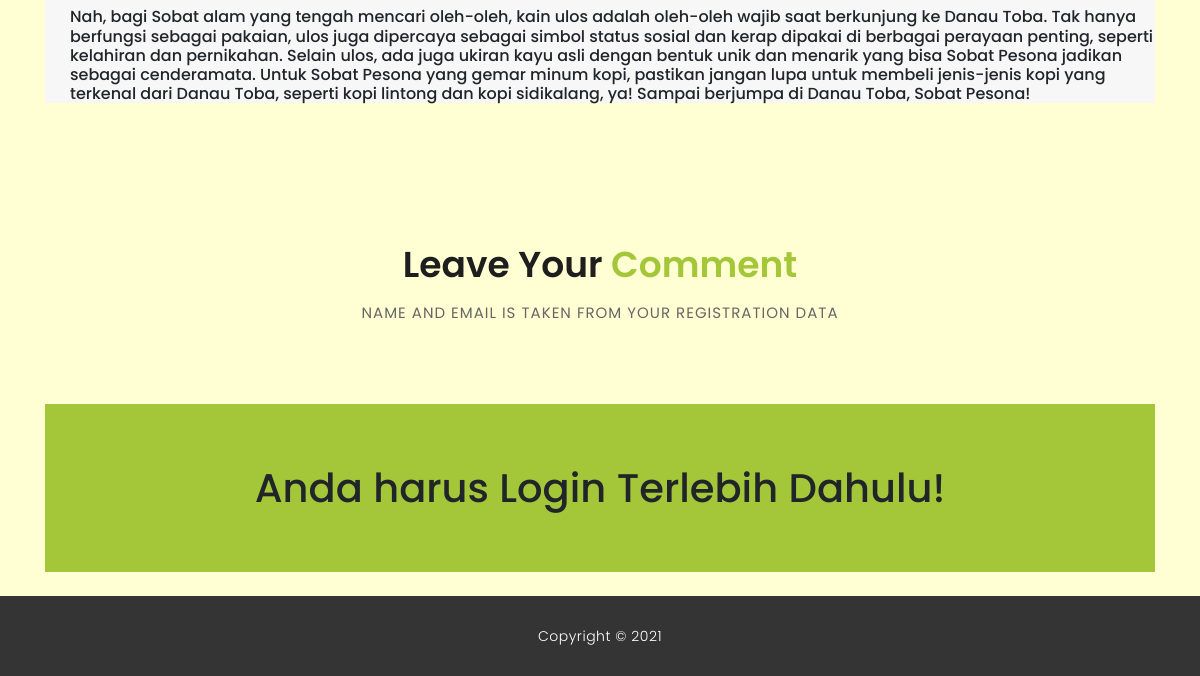
Before: /newsdetail.php?nid=36 (lower part) with the older database file.
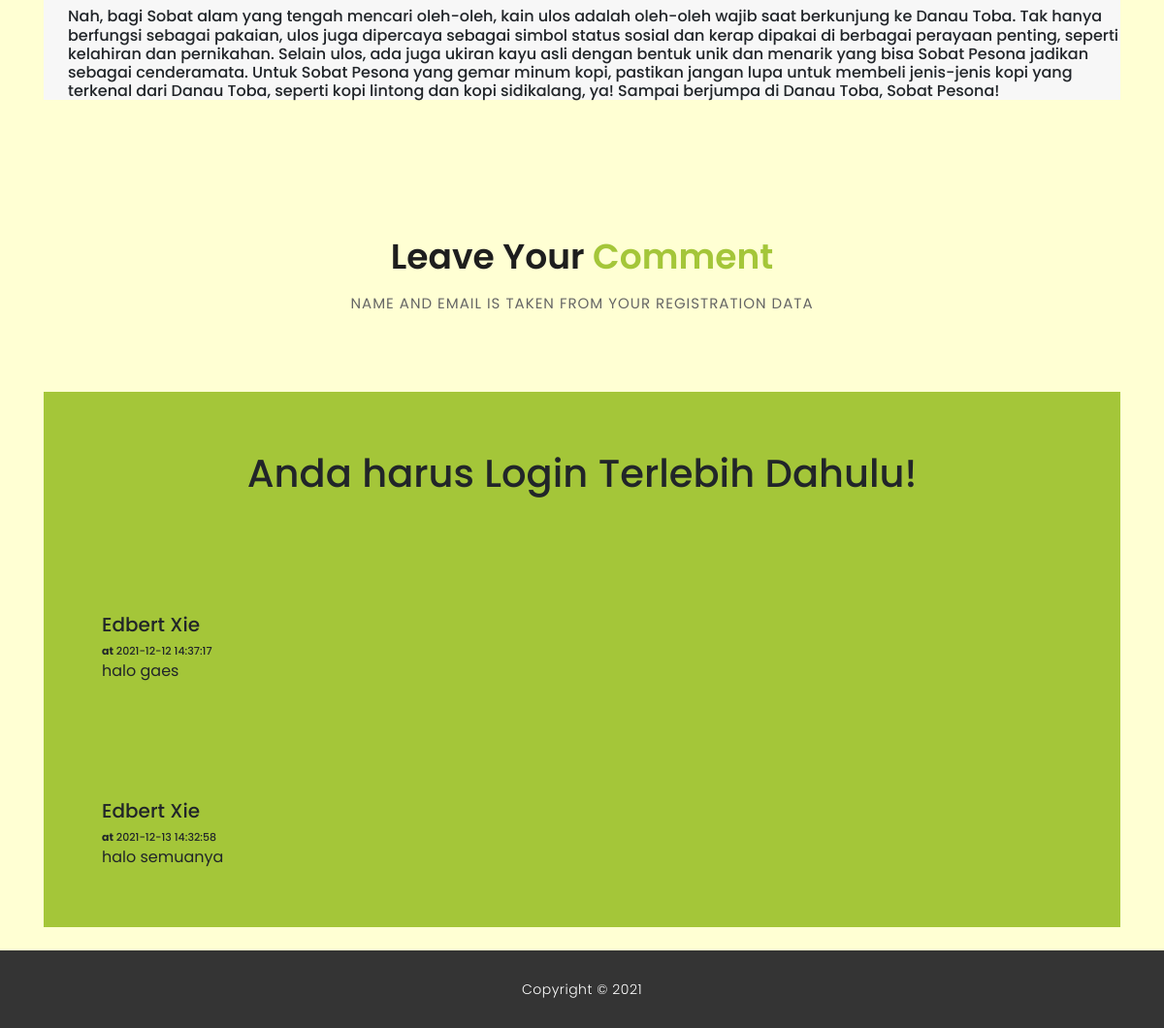
After: the same page with the newer database file.
### tables this page shows
CREATE TABLE `berita` (
  `id` int(11) NOT NULL,
  `judul` longtext DEFAULT NULL,
  `CategoryId` int(11) DEFAULT NULL,
  `ringkasan` text NOT NULL,
  `isiBerita` longtext DEFAULT NULL,
  `PostingDate` timestamp NULL DEFAULT current_timestamp(),
  `UpdationDate` timestamp NULL DEFAULT NULL ON UPDATE current_timestamp(),
  `Is_Active` int(1) DEFAULT NULL,
  `PostUrl` mediumtext DEFAULT NULL,
  `PostImage` varchar(255) DEFAULT NULL,
  `postedBy` varchar(255) DEFAULT NULL,
  `lastUpdatedBy` varchar(255) DEFAULT NULL
);

CREATE TABLE `komentar` (
  `id` int(11) NOT NULL,
  `postId` int(11) DEFAULT NULL,
  `nama_depan` varchar(120) DEFAULT NULL,
  `nama_belakang` varchar(40) NOT NULL,
  `email` varchar(150) DEFAULT NULL,
  `comment` mediumtext DEFAULT NULL,
  `postingDate` timestamp NULL DEFAULT current_timestamp(),
  `status` int(1) DEFAULT NULL
);

### newsdetail.php (the view, shortened to what this page needs)
<?php
    include("includes/koneksi.php");
?>
<!DOCTYPE html>
<html lang="en">
  <head>
    <link href="vendor/bootstrap/css/bootstrap.min.css" rel="stylesheet">
    <link rel="stylesheet" href="assets/css/fontawesome.css">
    <link rel="stylesheet" href="assets/css/templatemo-finance-business.css">
    <link rel="stylesheet" href="assets/css/owl.css">
  </head>
  <body>
    <?php
      if(strlen($_SESSION['username']) !==0)
      {
        header('location:user.php');
      }
      else{
    ?>
    <?php
        $pid=intval($_GET['nid']);
        $sql = "SELECT * FROM berita WHERE id = '$pid'";
        $query = mysqli_query($con,$sql);
        while($row=mysqli_fetch_array($query)){
    ?>
    <div class="more-info">
      <div class="container">
        <div class="row">
          <div class="col-md-12">
            <div class="more-info-content">
              <div class="row">
                <div class="col">
                    <br>
                    <br>
                    <br>
                    <p> <?php $pt=$row['isiBerita'];
                        echo  (substr($pt,0)); ?> </p>
                </div>
              </div>
            </div>
          </div>
        </div>
      </div>
    </div>
    <?php } ?>
    <div class="callback-form">
      <div class="container">
        <div class="row">
          <div class="col-md-12">
            <div class="section-heading">
              <h2>Leave Your <em>Comment</em></h2>
              <span>Name and email is taken from your registration data</span>
            </div>
          </div>
          <div class="col-md-12">
            <div class="contact-form" style="border-radius:0px 0px 0px 0px;">
              <form id="contact" action="" method="post">
                <div class="row">
                  <div class="col-lg-12">
                   <h1>Anda harus Login Terlebih Dahulu!</h1>
                  </div>
                </div>
              </form>
            </div>
          </div>
          </div>
      </div>
    </div>
    <div class="callback-form" style="margin-top:0px;">
      <div class="container">
        <div class="row">
          <?php
            $sts=1;
            $query=mysqli_query($con,"select nama_depan,nama_belakang,comment,postingDate from  komentar where postId='$pid' and status='$sts'");
            while ($row=mysqli_fetch_array($query)) {
          ?>
          <div class="col-md-12">
            <div class="contact-form" style="border-radius:0px 0px 0px 0px;">
                <div class="row">
                  <div class="col-lg-12" align="left">
                  <h5 class="mt-0"><?php echo htmlentities($row['nama_depan']);?> <?=" ";?> <?php echo htmlentities($row['nama_belakang']);?>  <br />
                  <span style="font-size:11px;"><b>at</b> <?php echo htmlentities($row['postingDate']);?></span>
                  </h5>
                  <?php echo htmlentities($row['comment']);?>
                  </div>
                </div>
            </div>
          </div>
    <?php } ?>
    </div>
      </div>
    </div>
    <br>
    <div class="sub-footer">
      <div class="container">
        <div class="row">
          <div class="col-md-12">
            <p>Copyright &copy; 2021</p>
          </div>
        </div>
      </div>
    </div>
  </body>
</html>
<?php } ?>

Changed rows visible on the page:
added komentar: nama_depan "Edbert", nama_belakang "Xie", postingDate "2021-12-12 14:37:17", comment "halo gaes"
added komentar: nama_depan "Edbert", nama_belakang "Xie", postingDate "2021-12-13 14:32:58", comment "halo semuanya"
